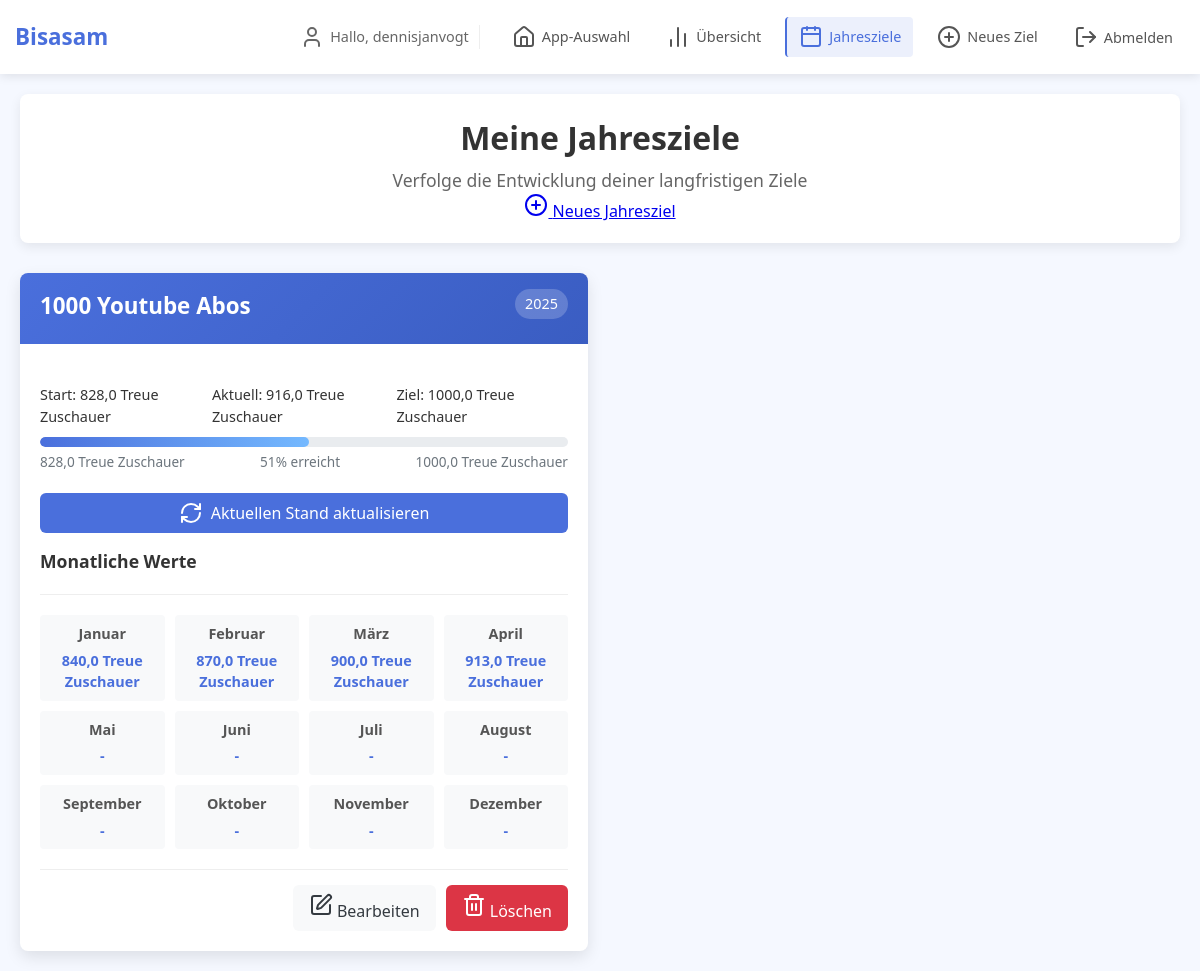
The app's page /tracking/yearly-goals/ (signed in) with its own data.
### tracking/models.py (models this page shows, shortened)
class YearlyGoal(models.Model):
    YEARS_CHOICES = [
        (2020, '2020'),
        (2021, '2021'),
        (2022, '2022'),
        (2023, '2023'),
        (2024, '2024'),
        (2025, '2025'),
        (2026, '2026'),
    ]
    user = models.ForeignKey(User, on_delete=models.CASCADE, related_name='yearly_goals')
    title = models.CharField(max_length=100)
    description = models.TextField(blank=True)
    year = models.IntegerField(choices=YEARS_CHOICES, default=2025)
    start_value = models.FloatField()
    target_value = models.FloatField()
    unit = models.CharField(max_length=50)
    current_value = models.FloatField(null=True, blank=True,
                                      help_text="Aktueller Stand unabhängig von monatlichen Werten")
    january = models.FloatField(null=True, blank=True)
    february = models.FloatField(null=True, blank=True)
    march = models.FloatField(null=True, blank=True)
    april = models.FloatField(null=True, blank=True)
    may = models.FloatField(null=True, blank=True)
    june = models.FloatField(null=True, blank=True)
    july = models.FloatField(null=True, blank=True)
    august = models.FloatField(null=True, blank=True)
    september = models.FloatField(null=True, blank=True)
    october = models.FloatField(null=True, blank=True)
    november = models.FloatField(null=True, blank=True)
    december = models.FloatField(null=True, blank=True)
    created_at = models.DateTimeField(auto_now_add=True)
    updated_at = models.DateTimeField(auto_now=True)
    def get_current_value(self):
        if self.current_value is not None:
            return self.current_value
    def get_progress_percentage(self):
        current = self.get_current_value()
        target_diff = self.target_value - self.start_value
        if target_diff == 0:
            return 100 if current >= self.target_value else 0
        if self.target_value < self.start_value:
            current_diff = self.start_value - current
            max_diff = self.start_value - self.target_value
            percentage = (current_diff / max_diff) * 100 if max_diff != 0 else 0
        else:
            current_diff = current - self.start_value
            percentage = (current_diff / target_diff) * 100
        return max(0, min(100, percentage))
    def get_monthly_values(self):
        return [
            ('Januar', self.january),
            ('Februar', self.february),
            ('März', self.march),
            ('April', self.april),
            ('Mai', self.may),
            ('Juni', self.june),
            ('Juli', self.july),
            ('August', self.august),
            ('September', self.september),
            ('Oktober', self.october),
            ('November', self.november),
            ('Dezember', self.december)
        ]

### tracking/views.py (the view)
# urls.py: path('yearly-goals/', views.yearly_goals, name='yearly_goals'),
@login_required
def yearly_goals(request):
    yearly_goals = YearlyGoal.objects.filter(user=request.user).order_by('-year', 'title')
    context = {
        'yearly_goals': yearly_goals,
    }
    return render(request, 'tracking/yearly_goals.html', context)

### tracking/templates/tracking/yearly_goals.html (shortened to what this page needs)
{% extends 'tracking/base.html' %}
{% load static %}
{% block content %}
<div class="header">
    <h1>Meine Jahresziele</h1>
    <p>Verfolge die Entwicklung deiner langfristigen Ziele</p>
    <a href="{% url 'add_yearly_goal' %}" class="add-goal-btn">
        <i data-lucide="plus-circle" class="vsc-icon"></i>
        Neues Jahresziel
    </a>
</div>
<div class="yearly-goals-container">
    {% for goal in yearly_goals %}
    <div class="yearly-goal-card">
        <div class="yearly-goal-header">
            <h3 class="yearly-goal-title">{{ goal.title }}</h3>
            <span class="yearly-goal-year">{{ goal.year }}</span>
        </div>
        <div class="yearly-goal-body">
            <div class="yearly-goal-stats">
                <span>Start: {{ goal.start_value }} {{ goal.unit }}</span>
                <span>Aktuell: {{ goal.get_current_value }} {{ goal.unit }}</span>
                <span>Ziel: {{ goal.target_value }} {{ goal.unit }}</span>
            </div>
            <div class="progress-container">
                <div class="progress-bar">
                    <div class="progress-fill" style="width: {{ goal.get_progress_percentage|floatformat:0 }}%;"></div>
                </div>
                <div style="display: flex; justify-content: space-between; font-size: 0.85rem; color: #6c757d; margin-top: 5px;">
                    <span>{{ goal.start_value }} {{ goal.unit }}</span>
                    <span>{{ goal.get_progress_percentage|floatformat:0 }}% erreicht</span>
                    <span>{{ goal.target_value }} {{ goal.unit }}</span>
                </div>
            </div>
                <div style="text-align: center; margin: 15px 0;">
                    <a href="{% url 'quick_update_yearly_goal' goal.id %}" class="btn btn-primary" style="width: 100%; display: flex; align-items: center; justify-content: center; gap: 8px;">
                        <i data-lucide="refresh-cw" class="vsc-icon"></i>
                        Aktuellen Stand aktualisieren
                    </a>
                </div>
                <h4 style="margin-bottom: 10px; font-size: 1.1rem;">Monatliche Werte</h4>
                <div class="monthly-values">
                    {% for month, value in goal.get_monthly_values %}
                        <div class="month-value">
                            <div class="month-name">{{ month }}</div>
                            <div class="month-data">
                                {% if value %}
                                    {{ value }} {{ goal.unit }}
                                {% else %}
                                    -
                                {% endif %}
                            </div>
                        </div>
                    {% endfor %}
                </div>
                <div class="action-buttons">
                    <a href="{% url 'update_yearly_goal' goal.id %}" class="btn btn-light">
                        <i data-lucide="edit" class="vsc-icon vsc-icon-edit"></i>
                        Bearbeiten
                    </a>
                    <a href="{% url 'delete_yearly_goal' goal.id %}" class="btn btn-danger">
                        <i data-lucide="trash-2" class="vsc-icon vsc-icon-delete"></i>
                        Löschen
                    </a>
                </div>
            </div>
        </div>
        {% endfor %}
    </div>
    {% endblock %}

### home/templates/home/base_navbar.html (shortened to what this page needs)
<nav class="main-nav">
    <div class="nav-container">
        <div class="nav-brand">
            <a href="{% url 'landing_page' %}">Bisasam</a>
        </div>
        <div class="nav-links">
            {% if user.is_authenticated %}
                <div class="user-greeting">
                    <i data-lucide="user" class="vsc-icon vsc-icon-user"></i>
                    <span>Hallo, {{ user.username }}</span>
                </div>
                <div class="nav-actions">
                    <a href="{% url 'landing_page' %}" class="nav-link">
                        <i data-lucide="home" class="vsc-icon vsc-icon-home"></i>App-Auswahl
                    </a>
                    {% block app_specific_nav %}{% endblock %}
                    <form action="{% url 'logout' %}" method="post" class="logout-form">
                        <button type="submit" class="logout-btn">
                            <i data-lucide="log-out" class="vsc-icon vsc-icon-logout"></i>Abmelden
                        </button>
                    </form>
                </div>
            {% endif %}
        </div>
    </div>
</nav>

### tracking/templates/tracking/base.html (style rules this page uses)
:root { --primary: #4a6fdc; --success: #28a745; --warning: #ffc107; --danger: #dc3545; --light: #f8f9fa; --dark: #343a40; --health: #42b883; --finance: #f1c40f; --career: #9b59b6; --learning: #e74c3c; --other: #7f8c8d; --vsc-bg: #1e1e1e; --vsc-sidebar: #252526; --vsc-highlight: #3a3d41; }
* { margin: 0; padding: 0; box-sizing: border-box; font-family: 'Segoe UI', Tahoma, Geneva, Verdana, sans-serif; }
body { background-color: #f5f8ff; color: #333; padding: 0; margin: 0; font-size: 16px; line-height: 1.5; }
.header { text-align: center; margin-bottom: 30px; padding: 20px 15px; background-color: white; border-radius: 8px; box-shadow: 0 4px 12px rgba(0, 0, 0, 0.08); position: relative; }
.header h1 { font-size: 1.6rem; margin-bottom: 5px; }
.header p { color: #666; font-size: 0.95rem; }
@media (min-width: 768px) { .header h1 { font-size: 2rem; } }
@media (min-width: 768px) { .header p { font-size: 1.1rem; } }

### tracking/templates/tracking/yearly_goals.html (style rules this page uses)
.yearly-goals-container { display: grid; grid-template-columns: repeat(auto-fill, minmax(400px, 1fr)); gap: 24px; margin-top: 30px; }
.yearly-goal-card { background: white; border-radius: 8px; box-shadow: 0 6px 16px rgba(0, 0, 0, 0.1); overflow: hidden; transition: transform 0.3s ease; }
.yearly-goal-header { background: linear-gradient(135deg, var(--primary), #3a5dc2); color: white; padding: 16px 20px; position: relative; }
.yearly-goal-title { font-size: 1.4rem; margin-bottom: 5px; padding-right: 80px; }
.yearly-goal-year { position: absolute; top: 16px; right: 20px; background: rgba(255, 255, 255, 0.2); padding: 4px 10px; border-radius: 20px; font-size: 0.9rem; }
.yearly-goal-body { padding: 20px; }
.yearly-goal-stats { display: flex; justify-content: space-between; margin-bottom: 10px; font-size: 0.9rem; }
.progress-container { margin-bottom: 20px; }
.progress-bar { height: 10px; background-color: #e9ecef; border-radius: 5px; overflow: hidden; margin-bottom: 5px; }
.progress-fill { height: 100%; border-radius: 5px; transition: width 0.5s ease; background: linear-gradient(to right, var(--primary), #74b9ff); }
.monthly-values { display: grid; grid-template-columns: repeat(auto-fill, minmax(100px, 1fr)); gap: 10px; margin-top: 20px; padding-top: 20px; border-top: 1px solid #eee; }
.month-value { text-align: center; padding: 8px; border-radius: 4px; background-color: #f8f9fa; font-size: 0.9rem; }
.month-name { font-weight: 600; margin-bottom: 5px; color: #555; }
.month-data { color: var(--primary); font-weight: 700; }
.action-buttons { display: flex; justify-content: flex-end; gap: 10px; margin-top: 20px; padding-top: 15px; border-top: 1px solid #eee; }
.btn { display: inline-block; text-decoration: none; padding: 8px 16px; border-radius: 6px; font-weight: 500; transition: all 0.2s ease; }
.btn-primary { background-color: var(--primary); color: white; }
.btn-light { background-color: var(--light); color: var(--dark); }
.btn-danger { background-color: var(--danger); color: white; }

### home/templates/home/base_navbar.html (style rules this page uses)
.main-nav { background-color: #fff; box-shadow: 0 2px 10px rgba(0,0,0,0.1); padding: 15px 0; position: sticky; top: 0; z-index: 1000; }
.nav-container { max-width: 1200px; margin: 0 auto; display: flex; flex-wrap: wrap; justify-content: space-between; align-items: center; padding: 0 15px; }
.nav-brand { font-size: 1.4rem; font-weight: bold; }
.nav-brand a { text-decoration: none; color: var(--primary); transition: color 0.3s ease; }
.nav-links { display: flex; flex-wrap: wrap; align-items: center; gap: 20px; }
.user-greeting { color: #666; font-size: 0.9rem; padding-right: 10px; border-right: 1px solid #eee; display: flex; align-items: center; gap: 6px; }
.nav-actions { display: flex; gap: 12px; align-items: center; }
.nav-link { text-decoration: none; color: #555; font-weight: 500; font-size: 0.95rem; padding: 8px 12px; border-radius: 6px; transition: all 0.2s ease; display: flex; align-items: center; gap: 6px; }
.logout-form { margin: 0; }
.logout-btn { background-color: transparent; border: none; color: #555; font-weight: 500; font-size: 0.95rem; padding: 8px 12px; border-radius: 6px; cursor: pointer; transition: all 0.2s ease; display: flex; align-items: center; gap: 6px; }
.nav-link, .logout-btn { border-radius: 4px; padding: 8px 12px; font-size: 0.9rem; margin: 2px 0; }

### records on screen
YearlyGoal: title "1000 Youtube Abos", year "2025", start_value "828,0", unit "Treue Zuschauer", get_current_value "916,0", target_value "1000,0", get_progress_percentage "51", get_monthly_values "Januar" "Februar" "März" "April" "Mai" "Juni" "Juli" "August" "September" "Oktober" "November" "Dezember", get_monthly_values "840,0" "870,0" "900,0" "913,0", unit "Treue Zuschauer" "Treue Zuschauer" "Treue Zuschauer" "Treue Zuschauer"

### other values on screen
{{ user.username }} "dennisjanvogt"
